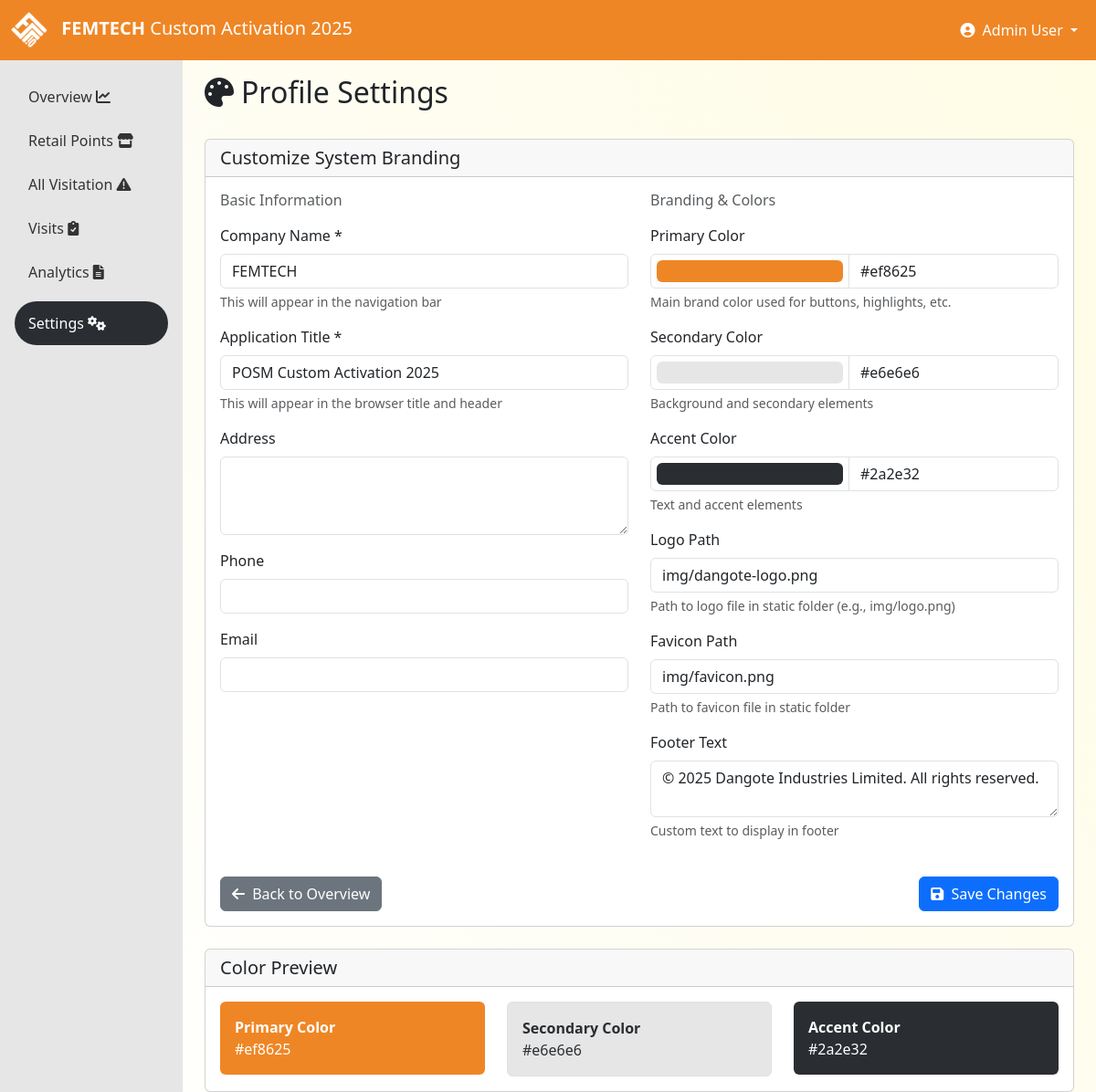
The app's page /admin/profile (signed in), older data.
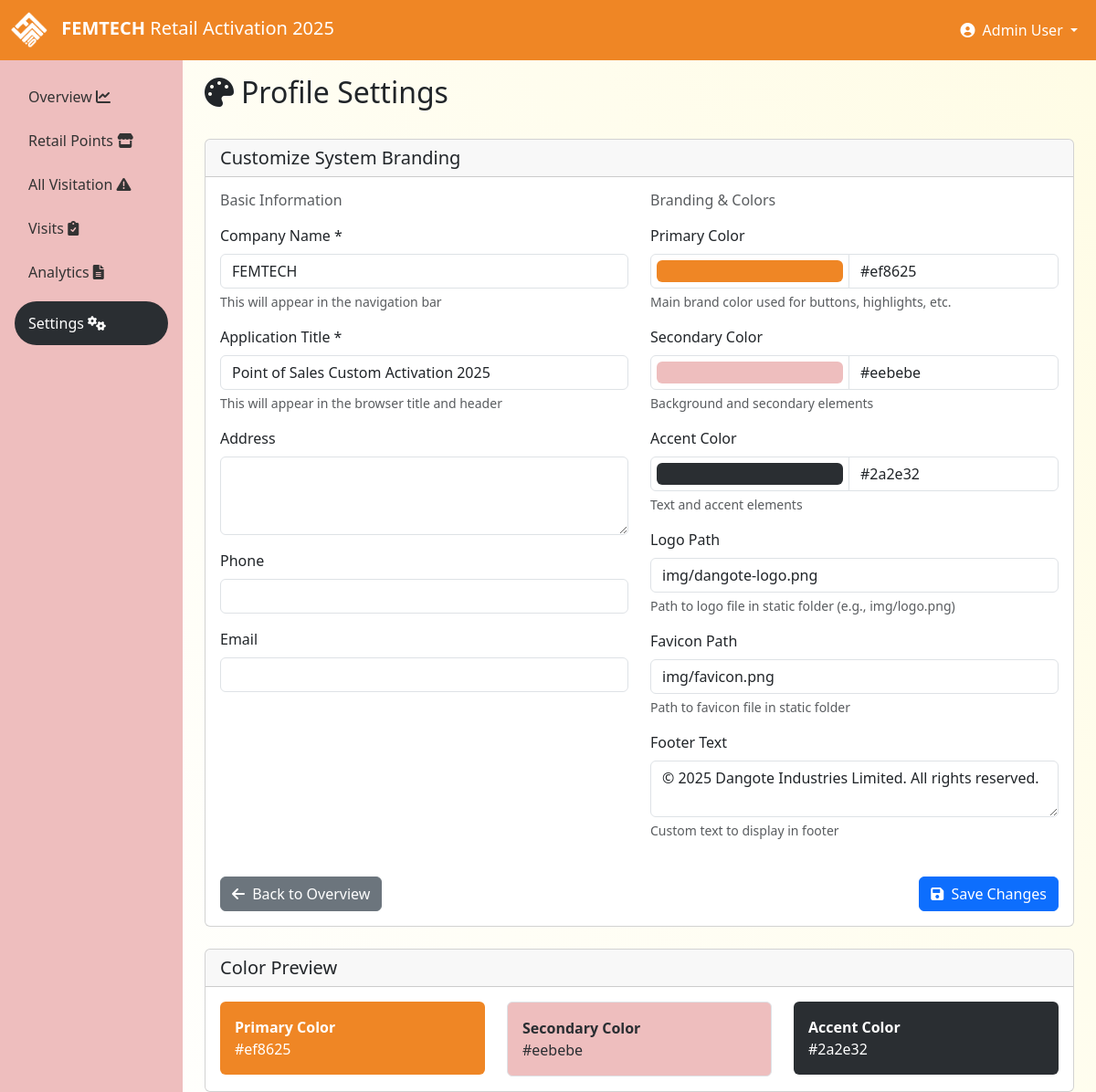
The same page, newer data.
### tables this page shows
CREATE TABLE profile (
        id INTEGER PRIMARY KEY,
        company_name TEXT NOT NULL DEFAULT 'DANGOTE',
        app_title TEXT NOT NULL DEFAULT 'POSM Retail Activation 2025',
        primary_color TEXT NOT NULL DEFAULT '#fdcc03',
        secondary_color TEXT NOT NULL DEFAULT '#f8f9fa',
        accent_color TEXT NOT NULL DEFAULT '#343a40',
        logo_path TEXT DEFAULT 'img/dangote-logo.png',
        favicon_path TEXT DEFAULT 'img/favicon.png',
        company_address TEXT,
        company_phone TEXT,
        company_email TEXT,
        company_website TEXT,
        footer_text TEXT,
        created_at TEXT DEFAULT CURRENT_TIMESTAMP,
        updated_at TEXT DEFAULT CURRENT_TIMESTAMP
    );

### app_admin.py (the view, shortened to what this page needs)
@admin_bp.route('/profile')
@admin_required
def profile_settings():
    from pykes.models import get_profile
    profile = get_profile()
    return render_template('admin/profile_settings.html', profile=profile)

### app.py (called while the page is built)
def register_request_hooks(app):
    @app.before_request
    def before_request():
        app.logger.debug(f"Request: {request.method} {request.url} from {request.remote_addr}")
        import uuid
        request.id = str(uuid.uuid4())[:8]
    @app.after_request
    def after_request(response):
        app.logger.debug(f"Response: {response.status_code} for {request.method} {request.url}")
        response.headers['X-Request-ID'] = getattr(request, 'id', 'unknown')
        return response
    @app.teardown_appcontext
    def teardown_db(exception):
        if exception:
            app.logger.error(f"Request teardown with exception: {str(exception)}")

### app_admin.py (called while the page is built)
def admin_required(f):
    @functools.wraps(f)
    def decorated_function(*args, **kwargs):
        if 'user_id' not in session or session.get('role') != 'admin':
            flash('Admin access required', 'danger')
            return redirect(url_for('login'))
        return f(*args, **kwargs)
    return decorated_function

### templates/admin/profile_settings.html (shortened to what the changed rows need)
{% extends "admin/base_admin.html" %}
{% block content %}
<div class="container-fluid">
    <div class="row">
        <div class="col-12">
            <div class="d-flex justify-content-between align-items-center mb-4">
                <h2><i class="fas fa-palette me-2"></i>Profile Settings</h2>
            </div>
            <div class="card">
                <div class="card-body">
                    <form method="POST" action="{{ url_for('admin.profile_update') }}">
                        <div class="row">
                            <div class="col-md-6">
                                <div class="mb-3">
                                    <label for="company_name" class="form-label">Company Name *</label>
                                    <input type="text" class="form-control" id="company_name" name="company_name"
                                           value="{{ profile.company_name }}" required>
                                    <div class="form-text">This will appear in the navigation bar</div>
                                </div>
                                <div class="mb-3">
                                    <label for="app_title" class="form-label">Application Title *</label>
                                    <input type="text" class="form-control" id="app_title" name="app_title"
                                           value="{{ profile.app_title }}" required>
                                    <div class="form-text">This will appear in the browser title and header</div>
                                </div>
                            </div>
                            <div class="col-md-6">
                                <div class="mb-3">
                                    <div class="input-group">
                                        <input type="color" class="form-control form-control-color" id="primary_color"
                                               name="primary_color" value="{{ profile.primary_color }}">
                                        <input type="text" class="form-control" value="{{ profile.primary_color }}"
                                               onchange="document.getElementById('primary_color').value = this.value">
                                    </div>
                                </div>
                                <div class="mb-3">
                                    <div class="input-group">
                                        <input type="color" class="form-control form-control-color" id="secondary_color"
                                               name="secondary_color" value="{{ profile.secondary_color }}">
                                        <input type="text" class="form-control" value="{{ profile.secondary_color }}"
                                               onchange="document.getElementById('secondary_color').value = this.value">
                                    </div>
                                </div>
                                <div class="mb-3">
                                    <div class="input-group">
                                        <input type="color" class="form-control form-control-color" id="accent_color"
                                               name="accent_color" value="{{ profile.accent_color }}">
                                        <input type="text" class="form-control" value="{{ profile.accent_color }}"
                                               onchange="document.getElementById('accent_color').value = this.value">
                                    </div>
                                </div>
                                <div class="mb-3">
                                    <label for="logo_path" class="form-label">Logo Path</label>
                                    <input type="text" class="form-control" id="logo_path" name="logo_path"
                                           value="{{ profile.logo_path }}">
                                    <div class="form-text">Path to logo file in static folder (e.g., img/logo.png)</div>
                                </div>
                                <div class="mb-3">
                                    <label for="favicon_path" class="form-label">Favicon Path</label>
                                    <input type="text" class="form-control" id="favicon_path" name="favicon_path"
                                           value="{{ profile.favicon_path }}">
                                    <div class="form-text">Path to favicon file in static folder</div>
                                </div>
                                <div class="mb-3">
                                    <label for="footer_text" class="form-label">Footer Text</label>
                                    <textarea class="form-control" id="footer_text" name="footer_text" rows="2">{{ profile.footer_text or '' }}</textarea>
                                    <div class="form-text">Custom text to display in footer</div>
                                </div>
                            </div>
                        </div>
                    </form>
                </div>
            </div>
            <div class="card mt-4">
                <div class="card-body">
                    <div class="row">
                        <div class="col-md-4">
                            <div class="p-3 rounded" style="background-color: {{ profile.primary_color }}; color: white;">
                                <strong>Primary Color</strong><br>
                                {{ profile.primary_color }}
                            </div>
                        </div>
                        <div class="col-md-4">
                            <div class="p-3 rounded border" style="background-color: {{ profile.secondary_color }}; color: {{ profile.accent_color }};">
                                <strong>Secondary Color</strong><br>
                                {{ profile.secondary_color }}
                            </div>
                        </div>
                        <div class="col-md-4">
                            <div class="p-3 rounded" style="background-color: {{ profile.accent_color }}; color: white;">
                                <strong>Accent Color</strong><br>
                                {{ profile.accent_color }}
                            </div>
                        </div>
                    </div>
                </div>
            </div>
        </div>
    </div>
</div>
{% endblock %}

### templates/base.html (shortened to what the changed rows need)
<!DOCTYPE html>
<html lang="en">
<head>
    <link href="https://cdn.jsdelivr.net/npm/bootstrap@5.3.0-alpha1/dist/css/bootstrap.min.css" rel="stylesheet">
    <link rel="stylesheet" href="https://cdnjs.cloudflare.com/ajax/libs/font-awesome/6.0.0/css/all.min.css">
</head>
<body>
    <nav class="navbar navbar-expand-lg navbar-dark bg-primary-dangote">
        <div class="container-fluid">
            <a class="navbar-brand" href="/">
                {% if profile.logo_path %}
                    <img src="{{ url_for('static', filename=profile.logo_path) }}" alt="{{ profile.company_name }} Logo" class="login-logo">
                {% else %}
                    <img src="{{ url_for('static', filename='img/dangote-logo.png') }}" alt="{{ profile.company_name }} Logo" class="login-logo">
                {% endif %}
                <span class="logo-text">{{ profile.company_name }}</span> <span class="d-none d-md-inline">{{ profile.app_title.split('POSM')[-1].strip() if 'POSM' in profile.app_title else 'Retail Activation 2025' }}</span>
            </a>
        </div>
    </nav>
    <div class="container-fluid">
        <div class="row">
            {% if session.user_id %}
            <div class="col-md-10 pt-3 main-content">
            {% else %}
            <div class="col-12 pt-3 main-content">
            {% endif %}
                {% block content %}{% endblock %}
            </div>
        </div>
    </div>
</body>
</html>

Row changes from the older to the newer data that the page shows:
changed profile "FEMTECH": app_title "Custom Activation 2025" → "Retail Activation 2025"; app_title "POSM Custom Activation 2025" → "Point of Sales Custom Activation 2025"; secondary_color "#e6e6e6" → "#eebebe"
